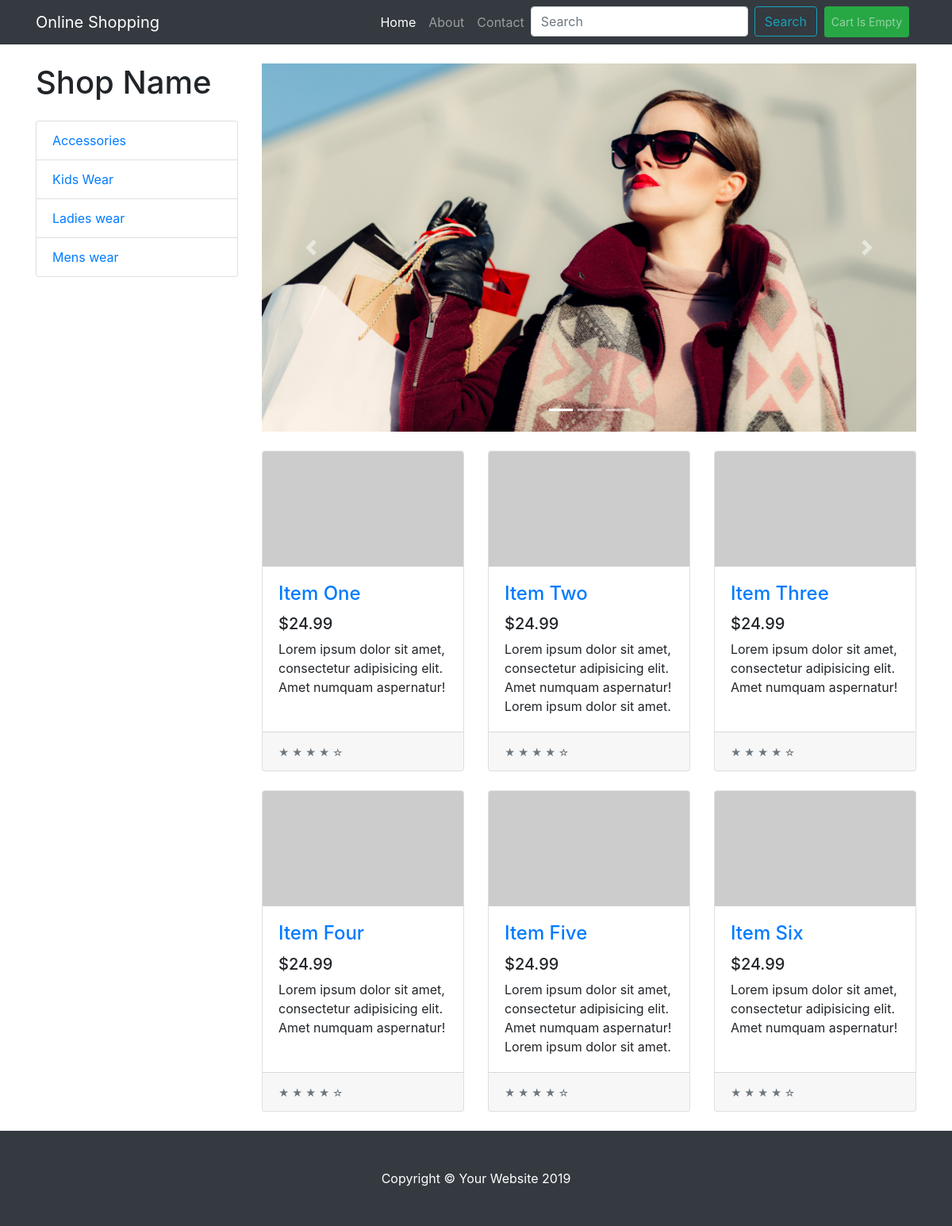
/index, run on the app's committed database.
### shop/models.py (models this page shows, shortened)
class Category(models.Model):
    name = models.CharField(max_length=200,db_index=True)
    slug = models.SlugField(max_length=200,db_index=True,unique=True)
    class Meta:
        ordering = ('name',)
        verbose_name = 'category'
        verbose_name_plural = 'categories'

### shop/views.py (the view)
# urls.py: path('index', views.index),
def index(request):
    categories = Category.objects.all()
    return render(request,'shop/product/index.html',{'categories':categories})

### cart/cart.py (called while the page is built)
    def __len__(self):
        return sum(item['quantity'] for item in self.cart.values())

### cart/context_processors.py (called while the page is built)
def cart(request):
    return {'cart': Cart(request)}

### templates/shop/product/index.html (shortened to what this page needs)
<!DOCTYPE html>
{% extends 'shop/base.html' %}
{% load staticfiles%}
{% block container_block %}
  <div class="container">
   <div class="row">
     <div class="col-lg-3">
       <h1 class="my-4">Shop Name</h1>
       <div class="list-group">
         {% for category in categories %}
         <a href="#" class="list-group-item">{{category.name}}</a>
         {% endfor %}
       </div>
     </div>
     <div class="col-lg-9">
       <div id="carouselExampleIndicators" class="carousel slide my-4" data-ride="carousel">
         <ol class="carousel-indicators">
           <li data-target="#carouselExampleIndicators" data-slide-to="0" class="active"></li>
           <li data-target="#carouselExampleIndicators" data-slide-to="1"></li>
           <li data-target="#carouselExampleIndicators" data-slide-to="2"></li>
         </ol>
         <div class="carousel-inner" role="listbox">
           <div class="carousel-item active">
             <img class="d-block img-fluid" src="{% static "img/ec5.jpg" %}" alt="First slide">
           </div>
         </div>
         <a class="carousel-control-prev" href="#carouselExampleIndicators" role="button" data-slide="prev">
           <span class="carousel-control-prev-icon" aria-hidden="true"></span>
         </a>
         <a class="carousel-control-next" href="#carouselExampleIndicators" role="button" data-slide="next">
           <span class="carousel-control-next-icon" aria-hidden="true"></span>
         </a>
       </div>
       <div class="row">
         <div class="col-lg-4 col-md-6 mb-4">
           <div class="card h-100">
             <a href="#"><img class="card-img-top" src="http://placehold.it/700x400" alt=""></a>
             <div class="card-body">
               <h4 class="card-title">
                 <a href="#">Item One</a>
               </h4>
               <h5>$24.99</h5>
               <p class="card-text">Lorem ipsum dolor sit amet, consectetur adipisicing elit. Amet numquam aspernatur!</p>
             </div>
             <div class="card-footer">
               <small class="text-muted">&#9733; &#9733; &#9733; &#9733; &#9734;</small>
             </div>
           </div>
         </div>
         <div class="col-lg-4 col-md-6 mb-4">
           <div class="card h-100">
             <a href="#"><img class="card-img-top" src="http://placehold.it/700x400" alt=""></a>
             <div class="card-body">
               <h4 class="card-title">
                 <a href="#">Item Two</a>
               </h4>
               <h5>$24.99</h5>
               <p class="card-text">Lorem ipsum dolor sit amet, consectetur adipisicing elit. Amet numquam aspernatur! Lorem ipsum dolor sit amet.</p>
             </div>
             <div class="card-footer">
               <small class="text-muted">&#9733; &#9733; &#9733; &#9733; &#9734;</small>
             </div>
           </div>
         </div>
         <div class="col-lg-4 col-md-6 mb-4">
           <div class="card h-100">
             <a href="#"><img class="card-img-top" src="http://placehold.it/700x400" alt=""></a>
             <div class="card-body">
               <h4 class="card-title">
                 <a href="#">Item Three</a>
               </h4>
               <h5>$24.99</h5>
               <p class="card-text">Lorem ipsum dolor sit amet, consectetur adipisicing elit. Amet numquam aspernatur!</p>
             </div>
             <div class="card-footer">
               <small class="text-muted">&#9733; &#9733; &#9733; &#9733; &#9734;</small>
             </div>
           </div>
         </div>
         <div class="col-lg-4 col-md-6 mb-4">
           <div class="card h-100">
             <a href="#"><img class="card-img-top" src="http://placehold.it/700x400" alt=""></a>
             <div class="card-body">
               <h4 class="card-title">
                 <a href="#">Item Four</a>
               </h4>
               <h5>$24.99</h5>
               <p class="card-text">Lorem ipsum dolor sit amet, consectetur adipisicing elit. Amet numquam aspernatur!</p>
             </div>
             <div class="card-footer">
               <small class="text-muted">&#9733; &#9733; &#9733; &#9733; &#9734;</small>
             </div>
           </div>
         </div>
         <div class="col-lg-4 col-md-6 mb-4">
           <div class="card h-100">
             <a href="#"><img class="card-img-top" src="http://placehold.it/700x400" alt=""></a>
             <div class="card-body">
               <h4 class="card-title">
                 <a href="#">Item Five</a>
               </h4>
               <h5>$24.99</h5>
               <p class="card-text">Lorem ipsum dolor sit amet, consectetur adipisicing elit. Amet numquam aspernatur! Lorem ipsum dolor sit amet.</p>
             </div>
             <div class="card-footer">
               <small class="text-muted">&#9733; &#9733; &#9733; &#9733; &#9734;</small>
             </div>
           </div>
         </div>
         <div class="col-lg-4 col-md-6 mb-4">
           <div class="card h-100">
             <a href="#"><img class="card-img-top" src="http://placehold.it/700x400" alt=""></a>
             <div class="card-body">
               <h4 class="card-title">
                 <a href="#">Item Six</a>
               </h4>
               <h5>$24.99</h5>
               <p class="card-text">Lorem ipsum dolor sit amet, consectetur adipisicing elit. Amet numquam aspernatur!</p>
             </div>
             <div class="card-footer">
               <small class="text-muted">&#9733; &#9733; &#9733; &#9733; &#9734;</small>
             </div>
           </div>
         </div>
       </div>
     </div>
   </div>
 </div>
{% endblock %}

### static/css/shop-homepage.css (style rules this page uses)
body { padding-top: 56px; }

### data on the page
Category: name "Accessories"
Category: name "Kids Wear"
Category: name "Ladies wear"
Category: name "Mens wear"
